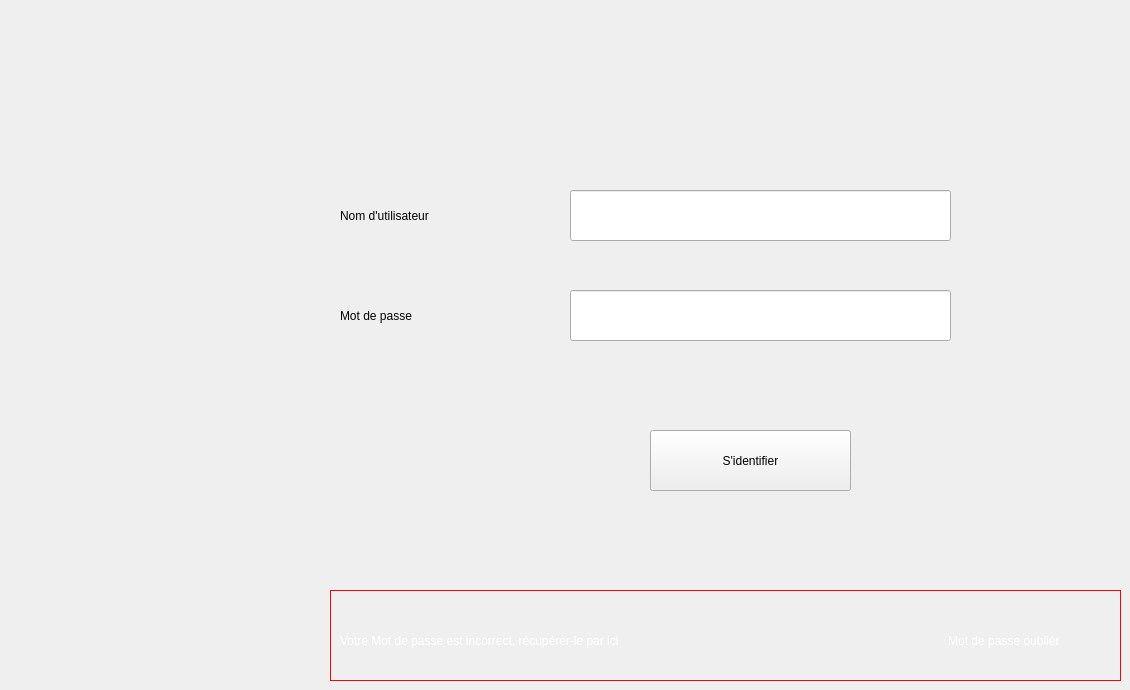
    <widget class="QWidget" name="tab">
     <attribute name="title">
      <string>Tab 1</string>
     </attribute>
     <widget class="QGroupBox" name="groupBox_7">
      <property name="geometry">
       <rect>
        <x>330</x>
        <y>590</y>
        <width>791</width>
        <height>91</height>
       </rect>
      </property>
      <property name="styleSheet">
       <string notr="true">color:rgb(255, 255, 255);
border: 1px solid rgb(255, 0, 4);</string>
      </property>
      <property name="title">
       <string/>
      </property>
      <widget class="QLabel" name="label_57">
       <property name="geometry">
        <rect>
         <x>10</x>
         <y>30</y>
         <width>551</width>
         <height>41</height>
        </rect>
       </property>
       <property name="styleSheet">
        <string notr="true">border: none;</string>
       </property>
       <property name="text">
        <string>Votre Mot de passe est incorrect, récupérer-le par ici</string>
       </property>
      </widget>
      <widget class="QPushButton" name="pushButton_42">
       <property name="geometry">
        <rect>
         <x>580</x>
         <y>30</y>
         <width>191</width>
         <height>41</height>
        </rect>
       </property>
       <property name="cursor">
        <cursorShape>PointingHandCursor</cursorShape>
       </property>
       <property name="styleSheet">
        <string notr="true">font: 10pt &quot;Segoe UI&quot;;
border: none;</string>
       </property>
       <property name="text">
        <string>Mot de passe oubliér </string>
       </property>
      </widget>
     </widget>
     <widget class="QLineEdit" name="lineEdit_49">
      <property name="geometry">
       <rect>
        <x>570</x>
        <y>290</y>
        <width>381</width>
        <height>51</height>
       </rect>
      </property>
      <property name="echoMode">
       <enum>QLineEdit::Password</enum>
      </property>
     </widget>
     <widget class="QLineEdit" name="lineEdit_48">
      <property name="geometry">
       <rect>
        <x>570</x>
        <y>190</y>
        <width>381</width>
        <height>51</height>
       </rect>
      </property>
     </widget>
     <widget class="QPushButton" name="pushButton_43">
      <property name="geometry">
       <rect>
        <x>650</x>
        <y>430</y>
        <width>201</width>
        <height>61</height>
       </rect>
      </property>
      <property name="text">
       <string>S'identifier</string>
      </property>
     </widget>
     <widget class="QLabel" name="label_58">
      <property name="geometry">
       <rect>
        <x>340</x>
        <y>190</y>
        <width>211</width>
        <height>51</height>
       </rect>
      </property>
      <property name="text">
       <string>Nom d'utilisateur</string>
      </property>
     </widget>
     <widget class="QLabel" name="label_59">
      <property name="geometry">
       <rect>
        <x>340</x>
        <y>290</y>
        <width>211</width>
        <height>51</height>
       </rect>
      </property>
      <property name="text">
       <string>Mot de passe</string>
      </property>
     </widget>
    </widget>
